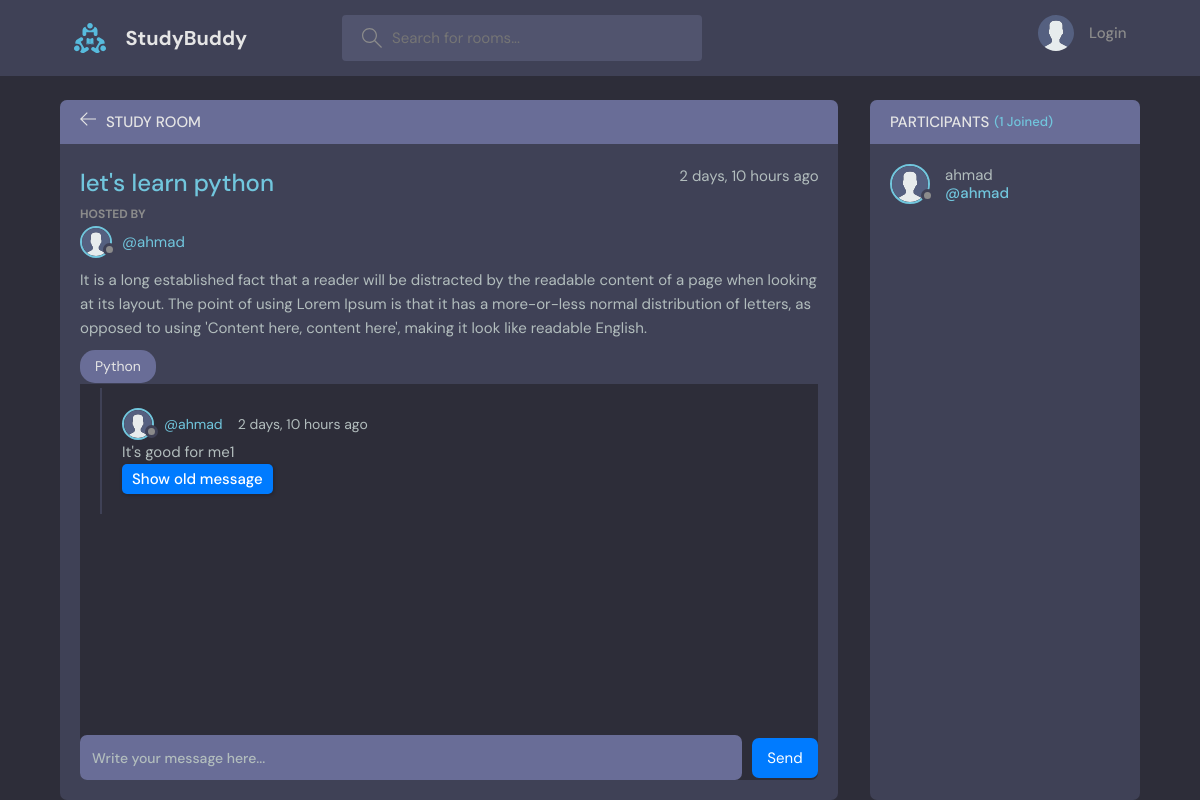
The page /room/1/ on the database its author committed.
### base/models.py (models this page shows, shortened)
class Room(models.Model):
    host = models.ForeignKey(User, on_delete=models.SET_NULL, null=True)
    topic = models.ForeignKey(Topic, on_delete=models.SET_NULL, null=True)
    name = models.CharField(max_length=200)
    description = models.TextField(null=True, blank=True)
    participants = models.ManyToManyField(User, related_name='participants', blank=True)
    updated = models.DateTimeField(auto_now=True)
    created = models.DateTimeField(auto_now_add=True)
    class Meta:
        ordering = ['-updated', '-created']

class User(AbstractUser):
    name = models.CharField(max_length=200, null=True)
    email = models.EmailField(unique=True, null=True)
    bio = models.TextField(null=True)
    avatar = models.ImageField(null=True, default="avatar.svg")
    USERNAME_FIELD = 'email'
    REQUIRED_FIELDS = []

class Topic(models.Model):
    name = models.CharField(max_length=200)
    def __str__(self):
        return self.name

class Message(models.Model):
    user = models.ForeignKey(User, on_delete=models.CASCADE)
    room = models.ForeignKey(Room, on_delete=models.CASCADE)
    body = models.TextField()
    old_body = models.TextField(null=True, blank=True)
    updated = models.DateTimeField(auto_now=True)
    created = models.DateTimeField(auto_now_add=True)
    class Meta:
        ordering = ['-updated', '-created']

### base/views.py (the view, shortened to what this page needs)
# urls.py: path('room/<str:pk>/', views.room, name="room"),
def room(request, pk):
    room = Room.objects.get(id=pk)
    room_messages = room.message_set.all()
    participants = room.participants.all()
    context = {'room': room, 'room_messages': room_messages, 'participants':participants}
    return render(request, 'base/room.html', context)

### base/templates/base/room.html (shortened to what this page needs)
{% extends "main.html" %}
{% block content %}
    <main class="profile-page layout layout--2">
      <div class="container">
        <div class="room">
          <div class="room__top">
            <div class="room__topLeft">
              <a href="{% url 'home' %}" class="back-button">
                <svg version="1.1" xmlns="http://www.w3.org/2000/svg" width="32" height="32" viewBox="0 0 32 32">
                  <title>arrow-left</title>
                  <path
                    d="M13.723 2.286l-13.723 13.714 13.719 13.714 1.616-1.611-10.96-10.96h27.625v-2.286h-27.625l10.965-10.965-1.616-1.607z"
                  ></path>
                </svg>
              </a>
              <h3>Study Room</h3>
            </div>
          </div>
          <div class="room__box scroll">
            <div class="room__header scroll">
              <div class="room__info">
                <h3>{{ room.name }}</h3>
                <span>{{ room.created|timesince }} ago</span>
              </div>
              <div class="room__hosted">
                <p>Hosted By</p>
                <a href="{% url 'user-profile' room.host.id %}" class="room__author">
                  <div class="avatar avatar--small">
                    <img src="{{room.host.avatar.url}}" alt="Host Image"/>
                  </div>
                  <span>@{{ room.host.username }}</span>
                </a>
              </div>
              <div class="room__details">
                {{ room.description }}
              </div>
              <span class="room__topics">{{ room.topic }}</span>
            </div>
            <div class="room__conversation">
              <div class="threads scroll">
                {% for message in room_messages %}
                <div class="thread">
                  <div class="thread__top">
                    <div class="thread__author">
                      <a href="{% url 'user-profile' message.user.id %}" class="thread__authorInfo">
                        <div class="avatar avatar--small">
                          <img src="{{message.user.avatar.url}}" alt="User Image" />
                        </div>
                        <span>@{{ message.user.username }}</span>
                      </a>
                      <span class="thread__date">{{ message.created|timesince }} ago</span>
                    </div>
                  </div>
                  <div class="thread__message">
                    <div id="currentMessage-{{ message.id }}">{{ message.body }}</div>
                    {% if message.old_body %}
                    <button class="btn" id="toggleButton-{{ message.id }}" onclick="toggleMessage('{{ message.id }}')">Show old message</button>
                    {% endif %}
                  </div>
                </div>
                {% endfor %}
              </div>
            </div>
          </div>
          <div class="room__message">
            <form action="" method="POST">
                <input name="body" placeholder="Write your message here..." class="input-message" required />
                <button type="submit" class="btn-send">Send</button>
            </form>
          </div>
        </div>
        <div class="participants">
          <h3 class="participants__top">Participants <span>({{ participants.count }} Joined)</span></h3>
          <div class="participants__list scroll">
            {% for user in participants %}
            <a href="{% url 'user-profile' user.id %}" class="participant">
              <div class="avatar avatar--medium">
                <img src="{{user.avatar.url}}" alt="Participant Image" />
              </div>
              <p>
                {{ user.username }}
                <span>@{{ user.username }}</span>
              </p>
            </a>
            {% endfor %}
          </div>
        </div>
      </div>
    </main>
{% endblock content %}

### rows shown on the page
Room: name "let's learn python", created "2 days, 10 hours", host.avatar (placeholder picture), host.username "ahmad", description "It is a long established fact that a reader will be distracted by the readable content of a page when looking at its layout. The point of using Lorem Ipsum is that it has a more-or-less normal distribution of letters, as opposed to using 'Content here, content here', making it look like readable English.", topic "Python"
Message: user.avatar (placeholder picture), user.username "ahmad", created "2 days, 10 hours", body "It's good for me1"
User: avatar (placeholder picture), username "ahmad"

### other values the page prints
{{ participants.count }} "1"
